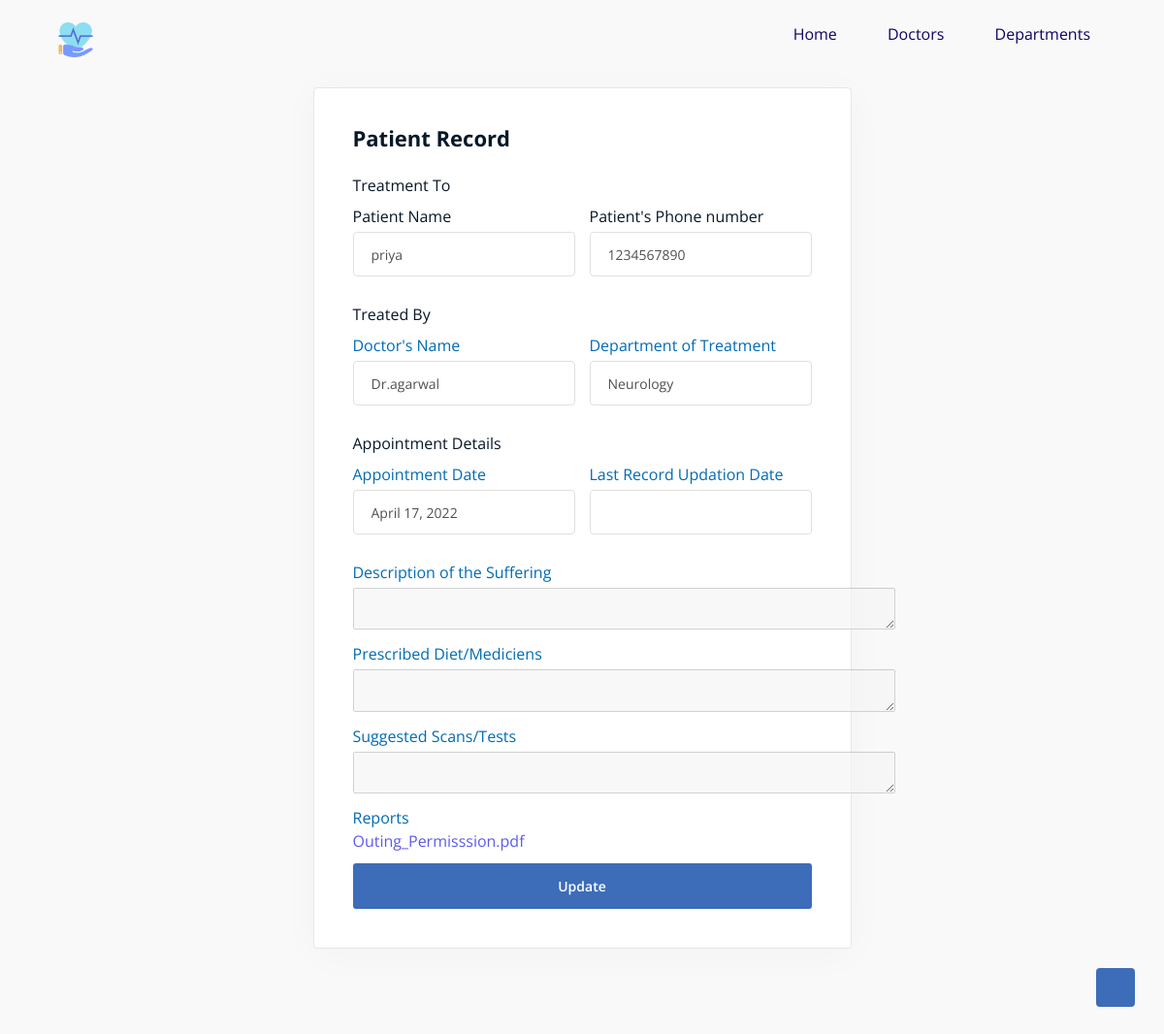
Screenshot of /view_prescribe/6 with the database file from the repository.
### medicen_app/models.py (models this page shows, shortened)
class Appointments(models.Model):
    doctor = models.ForeignKey(Doctor, on_delete=models.CASCADE)
    patient = models.ForeignKey(Patient, on_delete=models.CASCADE)
    date = models.DateField(auto_now_add=False)
    accepted = models.BooleanField()
    checked = models.BooleanField()

class Patient(models.Model):
    patient = models.ForeignKey(User, on_delete=models.CASCADE,null=True)
    email = models.EmailField()
    phone = models.BigIntegerField()
    def __str__(self):
        return self.patient.username

class Doctor(models.Model):
    doctor = models.ForeignKey(User, on_delete=models.CASCADE,null=True)
    doctorid = models.CharField(null=True,max_length=200)
    dept = models.ForeignKey(Department, on_delete=models.CASCADE)
    qualification = models.CharField(null=None, max_length=50)
    img = models.CharField(null=None,max_length=500,default="Department")
    email = models.EmailField()
    phone = models.BigIntegerField()
    def __str__(self):
        return self.doctor.username

class Department(models.Model):
    name = models.CharField(null=None, max_length=50)
    desc = models.CharField(null=None,max_length=100, default="Department")
    img = models.CharField(null=None,max_length=500,default="Department")
    def __str__(self):
        return self.name

class Prescription(models.Model):
    term = ( ('longterm','longterm'),
    ('shortterm','shortterm'))
    appointment = models.ForeignKey(Appointments, on_delete=models.CASCADE,null=True)
    desc = models.TextField()
    prescribe = models.TextField()
    tests = models.TextField()
    report = models.FileField()
    term = models.CharField(choices=term,max_length=200,default="shortterm")
    last_update = models.DateTimeField(auto_now=True)

### medicen_app/views.py (the view)
# urls.py: path("view_prescribe/<int:id>",view_prescibe,name="view_prescribe"),
def view_prescibe(request,id):
    app = Appointments.objects.get(id=id)
    if Prescription.objects.filter(appointment=app).exists():
        pre = Prescription.objects.get(appointment=app)
    else:
        pre = {}
    return render(request,'doctor/record-view.html',{'pre':pre,'app':app})

### medicen_app/templates/doctor/record-view.html (shortened to what this page needs)
{% load static %}
<!DOCTYPE html>
<html class="no-js" lang="zxx">
<head>
  <link rel="stylesheet" href="{% static 'css/bootstrap.min.css' %}" />
  <link rel="stylesheet" href="{% static 'css/main.css' %}" />
  <link rel="stylesheet" href="{% static 'css/reset.css' %}">
  <link rel="stylesheet" href="{% static 'css/style.css' %}">
  <link rel="stylesheet" href="{% static 'css/demo.css' %}">
  <link rel="stylesheet" href="https://cdnjs.cloudflare.com/ajax/libs/font-awesome/4.7.0/css/font-awesome.min.css">
  <link rel="stylesheet" href="{% static 'css/contact.css' %}">
</head>
<body>
  <header class="cd-header">
    <div class="cd-header__logo"><a href="#0"><img src="{% static 'assets/care.png' %}" alt="Logo" class="LogoPic"></a></div>
    <nav class="cd-header__nav js-cd-header__nav">
      <ul>
        <li><a href="{% url 'doctor_index' %}">Home</a></li>
            <li><a href="{% url 'doctors' %}">Doctors</a></li>
            <li><a href="{% url 'services' %}">Departments</a></li>
      </ul>
    </nav>
  </header>
  <div class="account-login section">
    <div class="container">
      <div class="row">
        <div class="col-lg-6 offset-lg-3 col-md-10 offset-md-1 col-12">
          <div class="register-form">
            <div class="title">
              <h3>Patient Record</h3>
            </div>
              <h3>Treatment To<h3>
                <br>
                <div class="row">
                  <div class="col-sm-6">
                    <div class="form-group">
                      <label for="reg-fn">Patient Name</label>
                      <input class="form-control" type="text" name="name" id="name" value="{{app.patient}}" disabled>
                    </div>
                  </div>
                  <div class="col-sm-6">
                    <div class="form-group">
                      <label for="reg-ln">Patient's Phone number</label>
                      <input class="form-control" type="text" name="phone" id="" value="{{app.patient.phone}}" disabled>
                    </div>
                  </div>
                </div>
                <br>
                <h3>Treated By</h3>
                <br>
              <div class="row">
                <div class="col-sm-6">
                  <div class="form-group">
                    <label for="reg-email">Doctor's Name</label>
                    <input class="form-control" type="text" name="doctor" id="" value="{{app.doctor}}" disabled>
                  </div>
                </div>
                <div class="col-sm-6">
                  <div class="form-group">
                    <label for="reg-phone">Department of Treatment</label>
                    <input class="form-control" type="text" name="dept" id="" value="{{app.doctor.dept}}" disabled>
                  </div>
                </div>
              </div>
              <br>
              <h3> Appointment Details </h3>
              <br>
              <div class="row">
                <div class="col-sm-6">
                  <div class="form-group">
                    <label for="reg-pass">Appointment Date</label>
                    <input class="form-control" type="text" name="date" id="" value="{{app.date}}" disabled>
                  </div>
                </div>
                <div class="col-sm-6">
                  <div class="form-group">
                    <label for="reg-pass-confirm">Last Record Updation Date</label>
                    <input class="form-control" type="text" name="date" id="" value="{{app.last_update}}" disabled>
                  </div>
                </div>
              </div>
              <br>
              <div class="col-sm-12">
                <div class="form-group">
                  <label for="reg-pass-confirm">Description of the Suffering</label>
                  {% if pre.desc is None %}
                  <textarea type="text" name="desc" id="" cols="65" disabled style="padding:1%">None</textarea>
                  <br>
                  {% else %}
                  <textarea type="text" name="desc" id="" cols="65" disabled style="padding:1%">{{pre.desc}}</textarea>
                  <br>
                  {% endif %}
                </div>
              </div>
              <div class="col-sm-12">
                <div class="form-group">
                  <label for="reg-pass-confirm">Prescribed Diet/Mediciens</label>
                  {% if pre.prescribe is None %}
                  <textarea type="text" name="prescribe" id="" cols="65" disabled style="padding:1%">None</textarea>
                  <br>
                  {% else %}
                  <textarea type="text" name="prescribe" id="" cols="65" disabled style="padding:1%">{{pre.prescribe}}</textarea>
                  <br>
                  {% endif %}
                </div>
              </div>
              <div class="col-sm-12">
                <div class="form-group">
                  <label for="reg-pass-confirm">Suggested Scans/Tests</label>
                  {% if pre.tests is None %}
                  <textarea type="text" name="tests" id="" cols="65" disabled style="padding:1%">None</textarea>
                  <br>
                  {% else %}
                  <textarea type="text" name="tests" id="" cols="65" disabled style="padding:1%">{{pre.tests}}</textarea>
                  <br>
                  {% endif %}
                </div>
              </div>
              <div class="col-sm-12">
                <div class="form-group">
                  <label>Reports</label>
                  <a href="{{ pre.report.url }}" style="color: rgb(93, 90, 234);"download>{{ pre.report }}</a>
                </div>
              </div>
              <div class="button">
                <a class="btn" href="{% url 'prescribe_update' app.id %}">Update</a>
              </div>
          </div>
        </div>
      </div>
    </div>
  </div>
  <a href="#" class="scroll-top">
  </a>
</body>
</html>

### medicen_app/static/css/style.css (style rules this page uses)
*, *::after, *::before { -webkit-box-sizing: border-box; box-sizing: border-box; }
html { font-size: 62.5%; }
body { font-size: 1.6rem; font-family: "Open Sans", sans-serif; color: #006bb3; background-color: #ffffff; }
a { color: #d44457; text-decoration: none; }
img, video { max-width: 100%; }
.cd-header { position: absolute; z-index: 2; top: 0; left: 0; width: 100%; height: 50px; background-color:#006bb3 ; }
@media only screen and (min-width: 768px) { .cd-header { height: 70px; background-color: transparent; } }
.cd-header__logo { float: left; margin: 13px 0 0 5%; width: 3%; height: 3%; }
.cd-header__logo img { display: block; }
@media only screen and (min-width: 768px) { .cd-header__logo { margin: 23px 0 0 5%; } }
.cd-header__nav { float: right; margin-right: 5%; width: 44px; height: 100%; background: url("../assets/cd-icon-menu.svg") no-repeat center center; }
.cd-header__nav ul { position: absolute; top: 0; left: 0; width: 100%; -webkit-transform: translateY(-100%); -ms-transform: translateY(-100%); transform: translateY(-100%); }
.cd-header__nav a { display: block; height: 50px; line-height: 50px; padding-left: 5%; background: #006bb3; border-top: 1px solid #71bdff; color: #130061; }
@media only screen and (min-width: 768px) { .cd-header__nav { width: auto; height: auto; background: none; } }
@media only screen and (min-width: 768px) { .cd-header__nav ul { position: static; width: auto; -webkit-transform: translateY(0); -ms-transform: translateY(0); transform: translateY(0); line-height: 70px; } }
@media only screen and (min-width: 768px) { .cd-header__nav li { display: inline-block; margin-left: 1em; } }
@media only screen and (min-width: 768px) { .cd-header__nav a { display: inline-block; height: auto; line-height: normal; background: transparent; padding: .6em 1em; border-top: none; } }

### medicen_app/static/css/contact.css (style rules this page uses)
.btn { background: #39b7dd; text-align: center; padding: 15px; border-radius: 5px; color: #fff; cursor: pointer; text-transform: uppercase; }

### rows the page displays
Appointments: name "priya", phone "1234567890", doctor "Dr.agarwal", dept "Neurology", date "April 17, 2022"
Prescription: report "Outing_Permisssion.pdf"
